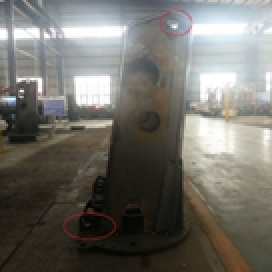
#> input picture 练习/scd.png, 136 x 136 px (shown 2 times larger)
$ python '实例_7-对比度增强.py'
#> lines starting #> are read from the running program, lines starting #| are printed output that depends on the picture
# -*- 2 -*-
"""
功能：颜色规范化，最大值灰度处理
作者：fenghuohuo
日期：2021年11月8日
思路 大于0的全等与255（白），等于0附近的全=0
"""
import cv2
import cv2 as cv
import numpy as np
import matplotlib.pyplot as plt

img = cv2.imread('scd.png')
#> img is the input picture: shape (136, 136, 3); mean B, G, R 105, 111.4, 113.2
height = img.shape[0]
#> height = 136
width = img.shape[1]
#> width = 136

img_gray = cv2.cvtColor(img,cv2.COLOR_BGR2GRAY)
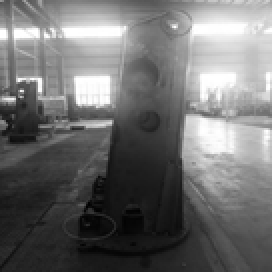
#> img_gray: shape (136, 136) (shown 2 times larger); min 1, max 255, mean 111.2

cv2.imshow("img_gray", img_gray)
grayimg = np.zeros((height, width, 3), np.uint8)

for i in range(height):
    for j in range(width):
        # 获取图像RGB最大值
        gray = max(img[i, j][0], img[i, j][1], img[i, j][2])
        grayimg[i, j] = np.uint8(gray)

cv2.imshow("src", img)
cv2.imshow("gray", grayimg)

cv2.waitKey(0)
cv2.destroyAllWindows()

$ run again, with 练习/3.png copied over 练习/scd.png
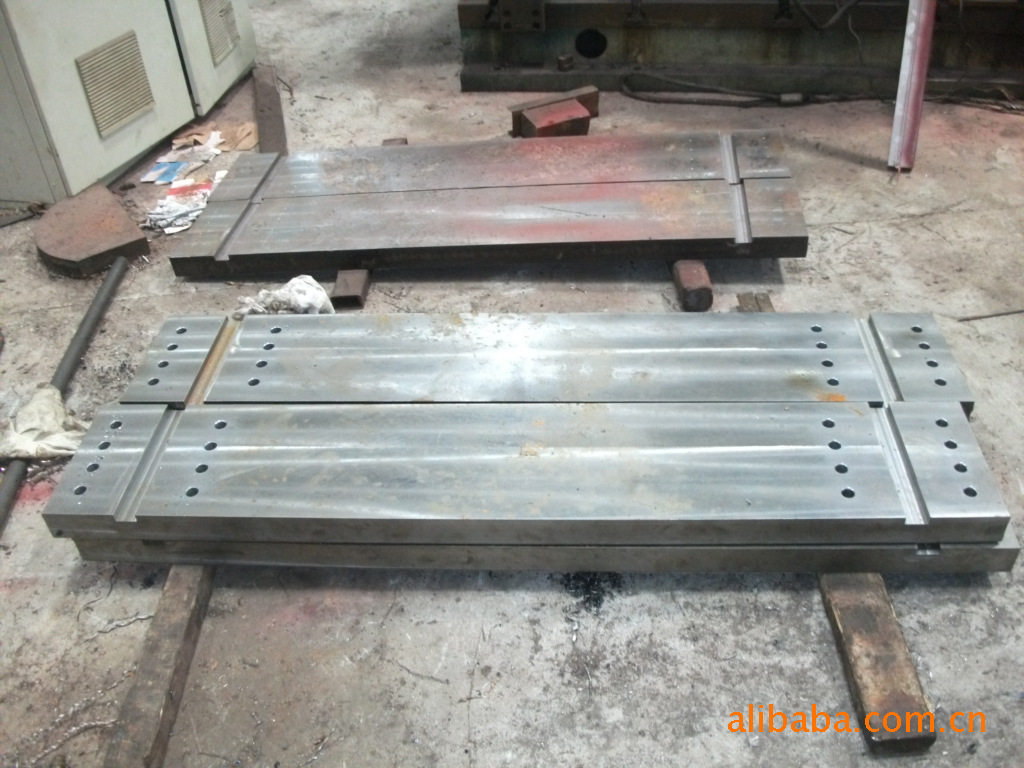
#> input picture 练习/3.png, 1024 x 768 px
#> img is the input picture: shape (768, 1024, 3); mean B, G, R 140.3, 145.3, 146.5
#> `img_gray = cv2.cvtColor(img,cv2.COLOR_BGR2GRAY)`:
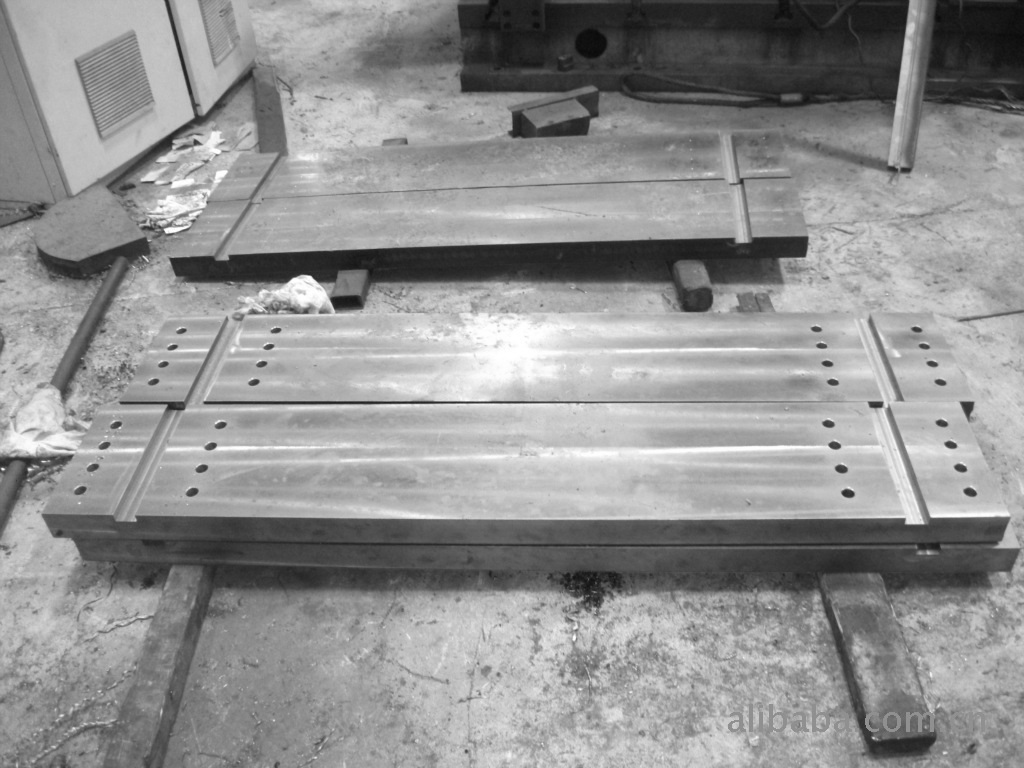
#> img_gray: shape (768, 1024); min 10, max 255, mean 145.1
#> after the loop `for i in range(height):`:
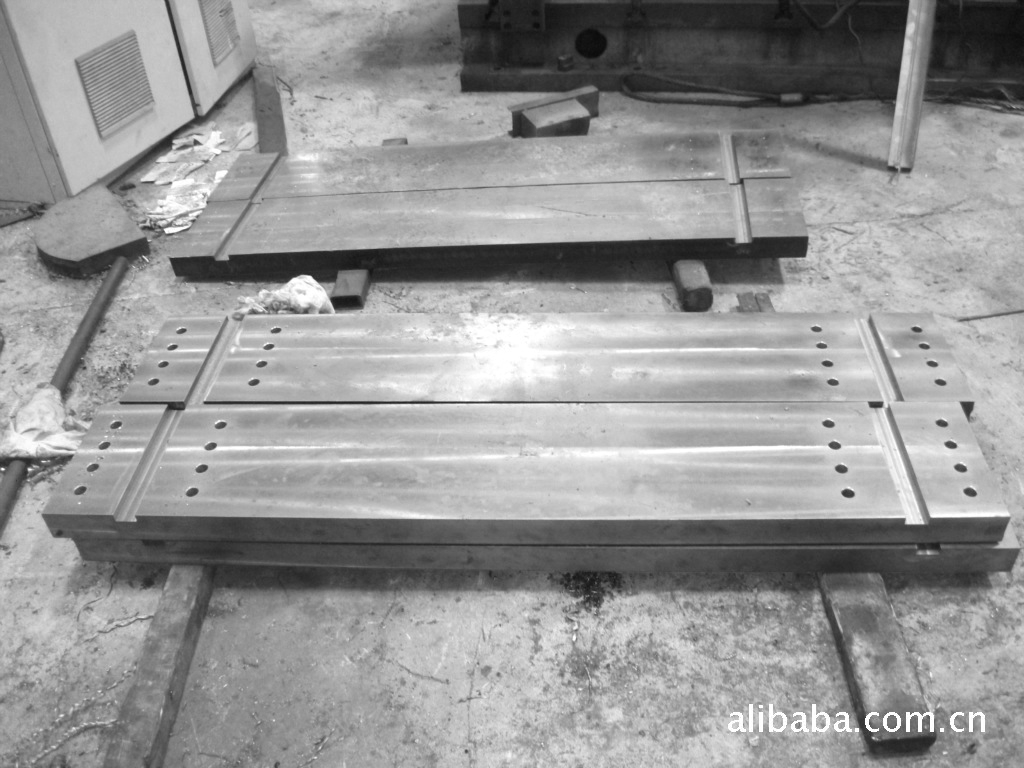
#> grayimg: shape (768, 1024, 3); min 11, max 255, mean 149.9
